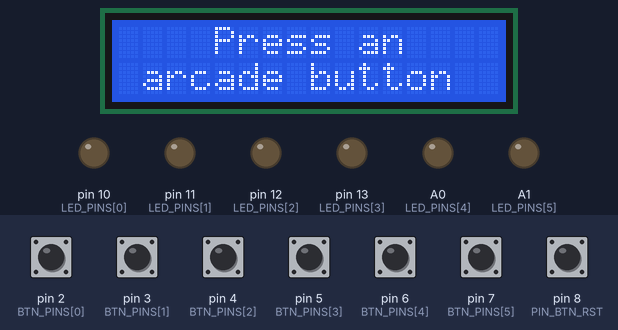
Recording of a sketch running on a simulated Arduino Uno, built with avr-gcc and run on an emulated ATmega328P. On the bench: 16×2 character LCD, output pins drawn as LEDs (lit = HIGH). Inputs (shaded band) come from the test bench; at power-on: pin 2 (BTN_PINS[0]), pin 3 (BTN_PINS[1]), pin 4 (BTN_PINS[2]), pin 5 (BTN_PINS[3]), pin 6 (BTN_PINS[4]), pin 7 (BTN_PINS[5]), pin 8 (PIN_BTN_RST) HIGH.

Above: at 1.2 s.
1.3 s: pin 8 (PIN_BTN_RST) pulled LOW for 0.15 s
At 1.9 s:
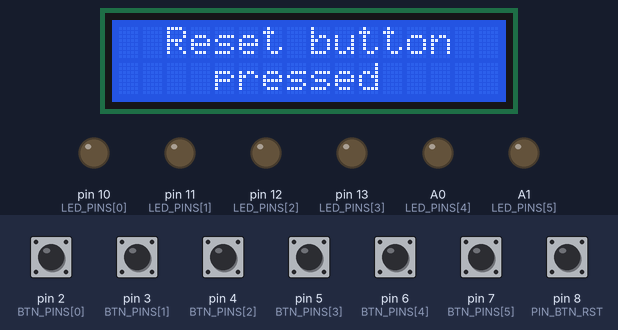
2.9 s: pin 2 (BTN_PINS[0]) pulled LOW for 0.15 s
At 4.1 s:
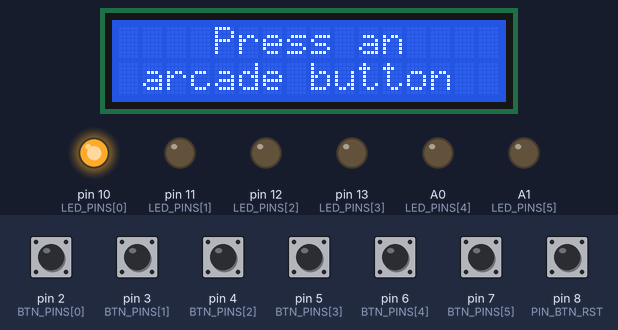
4.5 s: pin 3 (BTN_PINS[1]) pulled LOW for 0.15 s
At 5.6 s:
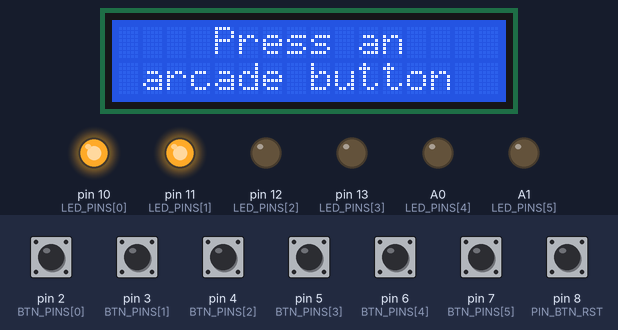
6.1 s: pin 4 (BTN_PINS[2]) pulled LOW for 0.15 s
At 6.8 s:
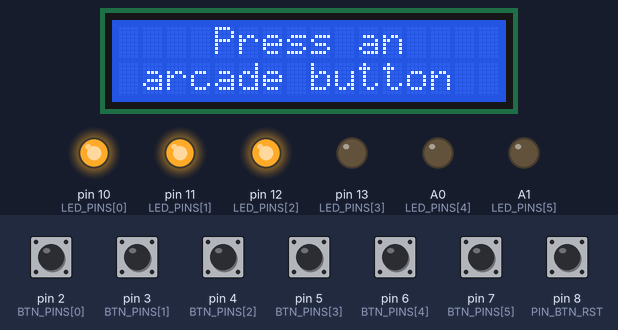
7.7 s: pin 5 (BTN_PINS[3]) pulled LOW for 0.15 s
At 8.9 s:
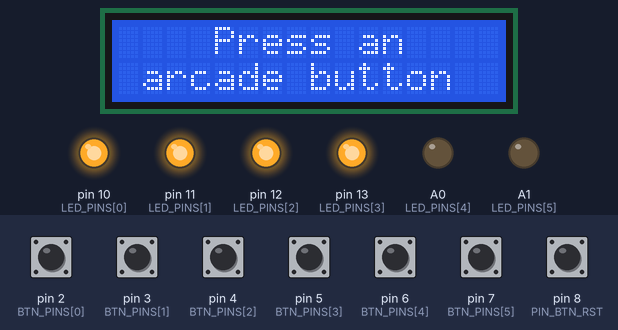
9.3 s: pin 6 (BTN_PINS[4]) pulled LOW for 0.15 s
At 10.4 s:
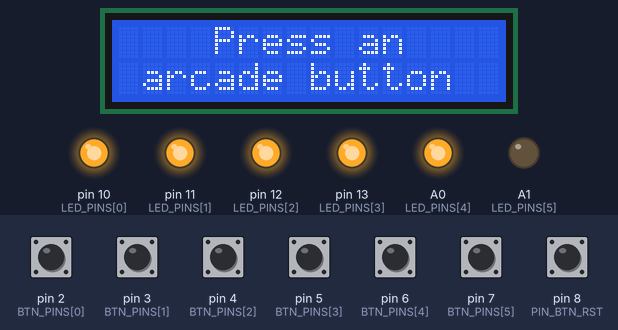
Timing chart, 0 to 11.9 s (numbered marks = the images above; inputs shaded):
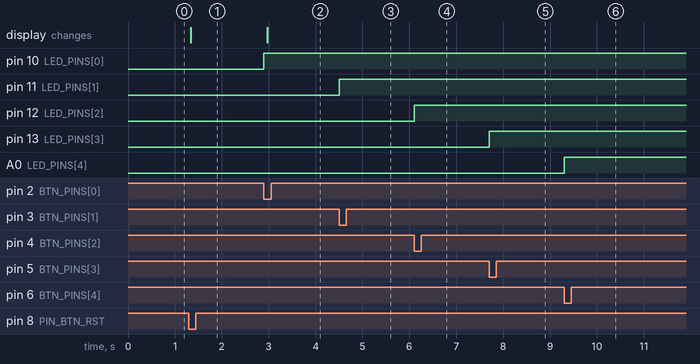

Measured:
- after the input at 1.3 s, the display: changes at once (image 1)
- after the input at 2.9 s, pin 10 (LED_PINS[0]): LOW → HIGH at once; the display: changes after 0.07 s (image 2)
- after the input at 4.5 s, pin 11 (LED_PINS[1]): LOW → HIGH at once
- after the input at 6.1 s, pin 12 (LED_PINS[2]): LOW → HIGH at once
- after the input at 7.7 s, pin 13 (LED_PINS[3]): LOW → HIGH at once
- after the input at 9.3 s, A0 (LED_PINS[4]): LOW → HIGH at once

The sketch:

4-buttons-LEDs.ino
```cpp
/*
  Arcade Button LED Toggle Test
  - LCD shows "Press an arcade button" on startup
  - When any arcade button is pressed, its LED toggles on/off
  - LCD displays "Team X LED ON" or "Team X LED OFF"
  - Returns to ready message after 10 seconds (unless reset pressed)
  - Reset button: press to show "Reset button pressed" - keeps buttons active, no timeout

  Arcade Buttons: D2-D7 -> GND
  Button LEDs: D10-D13, A0-A1 (6 LEDs total)
  Reset Button: D8 -> GND
  Buzzer: D9
  I2C LCD: A4 (SDA), A5 (SCL), VCC 5V, GND
*/

#include <Wire.h>
#include <LiquidCrystal_I2C.h>

// ------------- CONFIG -------------
const uint8_t NUM_PLAYERS = 6;
const uint8_t BTN_PINS[NUM_PLAYERS] = {2, 3, 4, 5, 6, 7};
const uint8_t LED_PINS[NUM_PLAYERS] = {10, 11, 12, 13, A0, A1};
const uint8_t PIN_BTN_RST = 8;
const uint8_t PIN_BUZZER = 9;
const unsigned long DEBOUNCE_MS = 50;
const unsigned long DISPLAY_TIMEOUT_MS = 10000;  // 10 seconds

// LCD
const uint8_t LCD_ADDR = 0x27;  // change to 0x3F if needed
const uint8_t LCD_COLS = 16;
const uint8_t LCD_ROWS = 2;

LiquidCrystal_I2C lcd(LCD_ADDR, LCD_COLS, LCD_ROWS);

const char* TEAM_NAMES[NUM_PLAYERS] = {
  "Team 1", "Team 2", "Team 3", "Team 4", "Team 5", "Team 6"
};

// ----------------------------------

// State
int prevLevel[NUM_PLAYERS];
unsigned long lastEdge[NUM_PLAYERS];
bool ledState[NUM_PLAYERS];
unsigned long lastRstEdge = 0;
unsigned long lastActionTime = 0;
bool showingStatus = false;
bool resetPressed = false;

// -------- LCD helpers --------
void printCentered16(uint8_t row, const char* msg) {
  int len = 0;
  while (msg[len] && len < 16) len++;
  int padLeft = (16 - len) / 2;

  lcd.setCursor(0, row);
  for (int i = 0; i < padLeft; ++i) lcd.print(' ');
  for (int i = 0; i < len; ++i) lcd.print(msg[i]);
  for (int i = padLeft + len; i < 16; ++i) lcd.print(' ');
}

void showReady() {
  lcd.clear();
  printCentered16(0, "Press an");
  printCentered16(1, "arcade button");
  showingStatus = false;
  resetPressed = false;
}

void showTeamStatus(uint8_t teamIndex, bool isOn) {
  lcd.clear();
  char line1[17];
  char line2[17];
  snprintf(line1, sizeof(line1), "%s LED", TEAM_NAMES[teamIndex]);
  snprintf(line2, sizeof(line2), "%s", isOn ? "ON" : "OFF");

  printCentered16(0, line1);
  printCentered16(1, line2);
  showingStatus = true;
  resetPressed = false;
  lastActionTime = millis();
}

void showResetPressed() {
  lcd.clear();
  printCentered16(0, "Reset button");
  printCentered16(1, "pressed");
  showingStatus = true;
  resetPressed = true;
  lastActionTime = millis();
}
// -----------------------------

void setup() {
  // Buttons
  for (uint8_t i = 0; i < NUM_PLAYERS; ++i) {
    pinMode(BTN_PINS[i], INPUT_PULLUP);
    prevLevel[i] = HIGH;
    lastEdge[i] = 0;
  }
  pinMode(PIN_BTN_RST, INPUT_PULLUP);

  // LEDs - all start OFF
  for (uint8_t i = 0; i < NUM_PLAYERS; ++i) {
    pinMode(LED_PINS[i], OUTPUT);
    digitalWrite(LED_PINS[i], LOW);
    ledState[i] = false;
  }

  // Buzzer
  pinMode(PIN_BUZZER, OUTPUT);
  noTone(PIN_BUZZER);

  // LCD
  lcd.init();
  lcd.backlight();

  showReady();
}

void loop() {
  unsigned long now = millis();

  // --- Scan all arcade buttons ---
  for (uint8_t i = 0; i < NUM_PLAYERS; ++i) {
    int level = digitalRead(BTN_PINS[i]);
    if (prevLevel[i] == HIGH && level == LOW) {
      if (now - lastEdge[i] > DEBOUNCE_MS) {
        // Toggle LED
        ledState[i] = !ledState[i];
        digitalWrite(LED_PINS[i], ledState[i] ? HIGH : LOW);

        // Update LCD
        showTeamStatus(i, ledState[i]);

        lastEdge[i] = now;
      }
    }
    prevLevel[i] = level;
  }

  // --- Reset button detection ---
  if (digitalRead(PIN_BTN_RST) == LOW) {
    if (now - lastRstEdge > DEBOUNCE_MS) {
      lastRstEdge = now;
      showResetPressed();
    }
  }

  // --- Auto-return to ready screen after timeout (not if reset pressed) ---
  if (showingStatus && !resetPressed && (now - lastActionTime >= DISPLAY_TIMEOUT_MS)) {
    showReady();
  }
}
```
